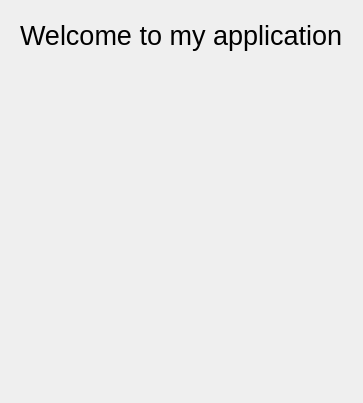
            <widget class="QWidget" name="home_page">
             <layout class="QHBoxLayout" name="horizontalLayout_25">
              <item alignment="Qt::AlignHCenter|Qt::AlignVCenter">
               <widget class="QWidget" name="widget_27" native="true">
                <layout class="QVBoxLayout" name="verticalLayout_19">
                 <property name="spacing">
                  <number>27</number>
                 </property>
                 <property name="bottomMargin">
                  <number>300</number>
                 </property>
                 <item>
                  <widget class="QLabel" name="label_31">
                   <property name="font">
                    <font>
                     <pointsize>20</pointsize>
                    </font>
                   </property>
                   <property name="text">
                    <string>Welcome to my application</string>
                   </property>
                  </widget>
                 </item>
                 <item alignment="Qt::AlignHCenter">
                  <widget class="QLabel" name="label_32">
                   <property name="text">
                    <string/>
                   </property>
                   <property name="pixmap">
                    <pixmap>QSS/Icons/mvp_logo.png</pixmap>
                   </property>
                  </widget>
                 </item>
                </layout>
               </widget>
              </item>
             </layout>
            </widget>
